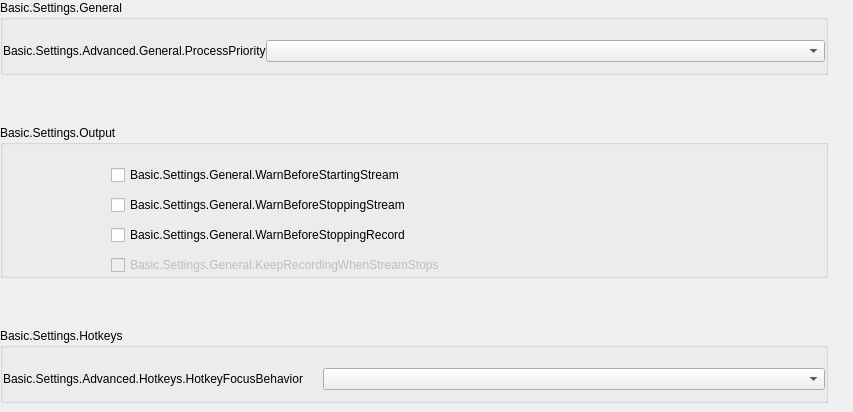
               <widget class="QWidget" name="scrollAreaWidgetContents">
                <property name="geometry">
                 <rect>
                  <x>0</x>
                  <y>0</y>
                  <width>853</width>
                  <height>379</height>
                 </rect>
                </property>
                <layout class="QVBoxLayout" name="verticalLayout_23">
                 <property name="leftMargin">
                  <number>0</number>
                 </property>
                 <property name="topMargin">
                  <number>0</number>
                 </property>
                 <property name="rightMargin">
                  <number>0</number>
                 </property>
                 <property name="bottomMargin">
                  <number>9</number>
                 </property>
                 <item>
                  <widget class="QWidget" name="widget_11" native="true">
                   <layout class="QVBoxLayout" name="verticalLayout_24">
                    <property name="spacing">
                     <number>50</number>
                    </property>
                    <property name="leftMargin">
                     <number>0</number>
                    </property>
                    <property name="topMargin">
                     <number>0</number>
                    </property>
                    <property name="rightMargin">
                     <number>25</number>
                    </property>
                    <property name="bottomMargin">
                     <number>0</number>
                    </property>
                    <item>
                     <widget class="QGroupBox" name="advancedGeneralGroupBox">
                      <property name="title">
                       <string>Basic.Settings.General</string>
                      </property>
                      <layout class="QFormLayout" name="formLayout_22">
                       <property name="fieldGrowthPolicy">
                        <enum>QFormLayout::AllNonFixedFieldsGrow</enum>
                       </property>
                       <property name="labelAlignment">
                        <set>Qt::AlignLeading|Qt::AlignLeft|Qt::AlignVCenter</set>
                       </property>
                       <property name="horizontalSpacing">
                        <number>0</number>
                       </property>
                       <property name="verticalSpacing">
                        <number>10</number>
                       </property>
                       <property name="leftMargin">
                        <number>0</number>
                       </property>
                       <property name="topMargin">
                        <number>20</number>
                       </property>
                       <property name="rightMargin">
                        <number>0</number>
                       </property>
                       <property name="bottomMargin">
                        <number>0</number>
                       </property>
                       <item row="0" column="0">
                        <widget class="QLabel" name="processPriorityLabel">
                         <property name="minimumSize">
                          <size>
                           <width>217</width>
                           <height>0</height>
                          </size>
                         </property>
                         <property name="text">
                          <string>Basic.Settings.Advanced.General.ProcessPriority</string>
                         </property>
                         <property name="buddy">
                          <cstring>processPriority</cstring>
                         </property>
                         <property name="useFor" stdset="0">
                          <string notr="true">FormLabelRole</string>
                         </property>
                        </widget>
                       </item>
                       <item row="0" column="1">
                        <widget class="PLSComboBox" name="processPriority"/>
                       </item>
                       <item row="1" column="0">
                        <spacer name="horizontalSpacer_13">
                         <property name="orientation">
                          <enum>Qt::Horizontal</enum>
                         </property>
                         <property name="sizeHint" stdset="0">
                          <size>
                           <width>170</width>
                           <height>0</height>
                          </size>
                         </property>
                        </spacer>
                       </item>
                      </layout>
                     </widget>
                    </item>
                    <item>
                     <widget class="QGroupBox" name="groupBox_16">
                      <property name="title">
                       <string>Basic.Settings.Output</string>
                      </property>
                      <property name="flat">
                       <bool>false</bool>
                      </property>
                      <layout class="QFormLayout" name="formLayout_2">
                       <property name="fieldGrowthPolicy">
                        <enum>QFormLayout::AllNonFixedFieldsGrow</enum>
                       </property>
                       <property name="horizontalSpacing">
                        <number>0</number>
                       </property>
                       <property name="verticalSpacing">
                        <number>10</number>
                       </property>
                       <property name="leftMargin">
                        <number>0</number>
                       </property>
                       <property name="topMargin">
                        <number>20</number>
                       </property>
                       <property name="rightMargin">
                        <number>0</number>
                       </property>
                       <property name="bottomMargin">
                        <number>0</number>
                       </property>
                       <item row="0" column="0">
                        <spacer name="horizontalSpacer_5">
                         <property name="orientation">
                          <enum>Qt::Horizontal</enum>
                         </property>
                         <property name="sizeType">
                          <enum>QSizePolicy::Fixed</enum>
                         </property>
                         <property name="sizeHint" stdset="0">
                          <size>
                           <width>108</width>
                           <height>5</height>
                          </size>
                         </property>
                        </spacer>
                       </item>
                       <item row="0" column="1">
                        <widget class="QCheckBox" name="warnBeforeStreamStart">
                         <property name="text">
                          <string>Basic.Settings.General.WarnBeforeStartingStream</string>
                         </property>
                        </widget>
                       </item>
                       <item row="1" column="1">
                        <widget class="QCheckBox" name="warnBeforeStreamStop">
                         <property name="text">
                          <string>Basic.Settings.General.WarnBeforeStoppingStream</string>
                         </property>
                        </widget>
                       </item>
                       <item row="2" column="1">
                        <widget class="QCheckBox" name="warnBeforeRecordStop">
                         <property name="text">
                          <string>Basic.Settings.General.WarnBeforeStoppingRecord</string>
                         </property>
                        </widget>
                       </item>
                       <item row="4" column="1">
                        <widget class="QCheckBox" name="keepRecordStreamStops">
                         <property name="enabled">
                          <bool>false</bool>
                         </property>
                         <property name="text">
                          <string>Basic.Settings.General.KeepRecordingWhenStreamStops</string>
                         </property>
                        </widget>
                       </item>
                      </layout>
                     </widget>
                    </item>
                    <item>
                     <widget class="QGroupBox" name="groupBox_17">
                      <property name="title">
                       <string>Basic.Settings.Hotkeys</string>
                      </property>
                      <layout class="QFormLayout" name="formLayout_33">
                       <property name="labelAlignment">
                        <set>Qt::AlignLeading|Qt::AlignLeft|Qt::AlignVCenter</set>
                       </property>
                       <property name="horizontalSpacing">
                        <number>20</number>
                       </property>
                       <property name="verticalSpacing">
                        <number>10</number>
                       </property>
                       <property name="leftMargin">
                        <number>0</number>
                       </property>
                       <property name="topMargin">
                        <number>20</number>
                       </property>
                       <property name="rightMargin">
                        <number>0</number>
                       </property>
                       <property name="bottomMargin">
                        <number>0</number>
                       </property>
                       <item row="0" column="0">
                        <widget class="QLabel" name="hotkeyFocusTypeLabel">
                         <property name="sizePolicy">
                          <sizepolicy hsizetype="Preferred" vsizetype="Expanding">
                           <horstretch>0</horstretch>
                           <verstretch>0</verstretch>
                          </sizepolicy>
                         </property>
                         <property name="text">
                          <string>Basic.Settings.Advanced.Hotkeys.HotkeyFocusBehavior</string>
                         </property>
                         <property name="useFor" stdset="0">
                          <string notr="true">FormLabelRole</string>
                         </property>
                        </widget>
                       </item>
                       <item row="0" column="1">
                        <widget class="PLSComboBox" name="hotkeyFocusType">
                         <property name="uistep" stdset="0">
                          <string notr="true">Hotkey Focus Behavior</string>
                         </property>
                        </widget>
                       </item>
                       <item row="1" column="0">
                        <spacer name="horizontalSpacer_14">
                         <property name="orientation">
                          <enum>Qt::Horizontal</enum>
                         </property>
                         <property name="sizeHint" stdset="0">
                          <size>
                           <width>170</width>
                           <height>0</height>
                          </size>
                         </property>
                        </spacer>
                       </item>
                      </layout>
                     </widget>
                    </item>
                   </layout>
                  </widget>
                 </item>
                </layout>
               </widget>
